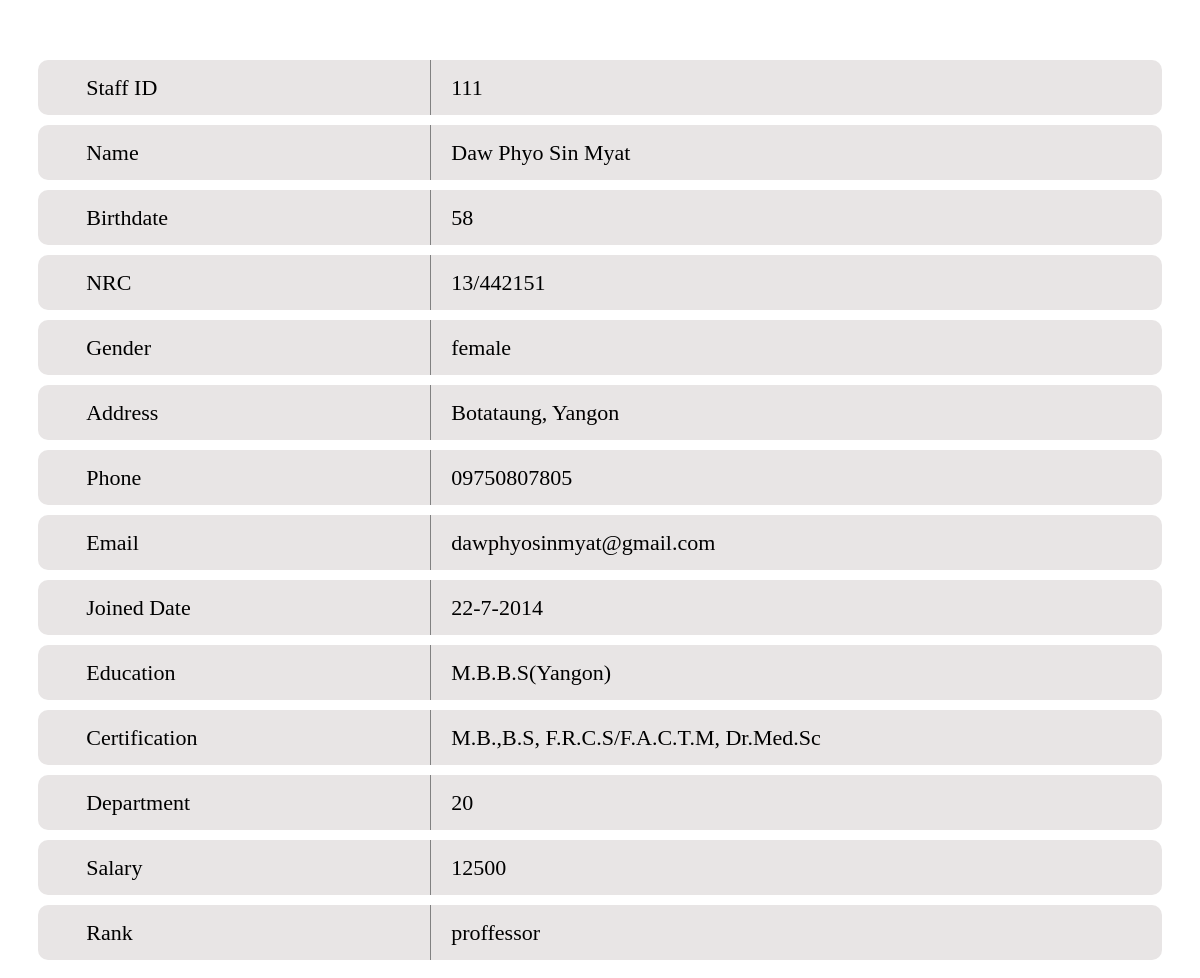
The page /Admin/infodoctor.php?id=111 on the database its author committed.
### tables this page shows
CREATE TABLE `staff` (
  `Staff_Id` varchar(100) NOT NULL,
  `Name` varchar(100) NOT NULL,
  `B_Name` varchar(100) NOT NULL,
  `Birthdate` varchar(100) NOT NULL,
  `NRC` varchar(100) NOT NULL,
  `Gender` varchar(10) NOT NULL,
  `Address` varchar(100) NOT NULL,
  `Phone` varchar(100) NOT NULL,
  `Email` varchar(100) NOT NULL,
  `Joined_Date` varchar(100) NOT NULL,
  `Education` varchar(100) NOT NULL,
  `Certification` varchar(100) NOT NULL,
  `Department` varchar(100) NOT NULL,
  `Salary` int(11) NOT NULL,
  `Password` varchar(100) NOT NULL,
  `Rank` varchar(100) NOT NULL,
  `Type` varchar(100) NOT NULL,
  `Day` varchar(100) NOT NULL,
  `B_Day` varchar(100) NOT NULL,
  `Time` varchar(100) NOT NULL,
  `B_Time` varchar(100) NOT NULL,
  `Photo` varchar(100) NOT NULL
);

### Admin/infodoctor.php (the view, shortened to what this page needs)
<?php
$id=$_REQUEST['id'];
include("connect.php");
$result=mysqli_query($conn,"SELECT* FROM staff WHERE Staff_Id='$id'");
$row=mysqli_fetch_assoc($result);
?>
<head>
 <link rel="stylesheet" href="vendorhomepage/font-awesome/css/font-awesome.min.css">
 <link rel="stylesheet" href="vendorhomepage/themify-icons/css/themify-icons.css">
 <link rel="stylesheet" type="text/css" href="css/showdriverinfo.css">
</head>
<div class="headtab">
  <table>
    <tr>
      <td>
      <i class="fa fa-bank">&nbsp;&nbsp;&nbsp;</i>Staff ID&nbsp;&nbsp;
      </td>
      <td>
       <?php echo $row['Staff_Id']; ?>
     </td>
   </tr>
   <tr>
    <td>
      <i class="fa fa-credit-card-alt">&nbsp;&nbsp;&nbsp;</i>Name&nbsp;&nbsp;
    </td>
    <td>
      <?php echo $row['Name']; ?>
    </td>
  </tr>
  <tr>
    <td>
      <i class="fa fa-home">&nbsp;&nbsp;&nbsp;</i>Birthdate&nbsp;&nbsp;
    </td>
    <td>
     <?php echo $row['Birthdate']; ?>
   </td>
 </tr>
 <tr>
  <td>
    <i class="fa fa-phone">&nbsp;&nbsp;&nbsp;</i>NRC&nbsp;&nbsp;
  </td>
  <td>
    <?php echo $row['NRC']; ?>
  </td>
</tr>
<tr>
  <td>
    <i class="fa fa-paw">&nbsp;&nbsp;&nbsp;</i>Gender&nbsp;&nbsp;
  </td>
  <td>
    <?php echo $row['Gender']; ?>
  </td>
</tr>
<tr>
  <td>
    <i class="fa fa-server">&nbsp;&nbsp;&nbsp;</i>Address&nbsp;&nbsp;
  </td>
  <td>
    <?php echo $row['Address']; ?>
  </td>
</tr>
<tr>
  <td>
    <i class="fa fa-spinner">&nbsp;&nbsp;&nbsp;</i>Phone&nbsp;&nbsp;
  </td>
  <td>
    <?php echo $row['Phone']; ?>
  </td>
</tr>
<tr>
  <td>
    <i class="fa fa-mail-forward">&nbsp;&nbsp;&nbsp;</i>Email&nbsp;&nbsp;
  </td>
  <td>
    <?php echo $row['Email']; ?>
  </td>
</tr>
<tr>
  <td>
    <i class="fa fa-mail-forward">&nbsp;&nbsp;&nbsp;</i>Joined Date&nbsp;&nbsp;
  </td>
  <td>
    <?php echo $row['Joined_Date']; ?>
  </td>
</tr>
<tr>
  <td>
    <i class="fa fa-mail-forward">&nbsp;&nbsp;&nbsp;</i>Education&nbsp;&nbsp;
  </td>
  <td>
    <?php echo $row['Education']; ?>
  </td>
</tr>
<tr>
  <td>
    <i class="fa fa-mail-forward">&nbsp;&nbsp;&nbsp;</i>Certification&nbsp;&nbsp;
  </td>
  <td>
    <?php echo $row['Certification']; ?>
  </td>
</tr>
<tr>
  <td>
    <i class="fa fa-mail-forward">&nbsp;&nbsp;&nbsp;</i>Department&nbsp;&nbsp;
  </td>
  <td>
    <?php echo $row['Department']; ?>
  </td>
</tr>
<tr>
  <td>
    <i class="fa fa-mail-forward">&nbsp;&nbsp;&nbsp;</i>Salary&nbsp;&nbsp;
  </td>
  <td>
    <?php echo $row['Salary']; ?>
  </td>
</tr>
<tr>
  <td>
    <i class="fa fa-mail-forward">&nbsp;&nbsp;&nbsp;</i>Rank&nbsp;&nbsp;
  </td>
  <td>
    <?php echo $row['Rank']; ?>
  </td>
</tr>
</table>
</div>

### Admin/css/showdriverinfo.css (style rules this page uses)
.headtab { width: 95%; margin: 0px auto; height: auto; font-size: 22px; }
.headtab table { width: 100%; margin-top: 50px; border-collapse: separate; border-spacing: 0 10px; }
.headtab table tr td:nth-child(1) { text-align: left; width:35%; padding-left:15px; border-right: 1px solid grey; }
.headtab table tr td:last-child { text-align: left; width: 65%; padding-left: 20px; }
.headtab table tr { width: 100%; height: 55px; background: #e8e5e5; cursor: pointer; overflow: hidden; border-bottom: 10px solid #fff; }
.headtab tr td:nth-child(1) { border-bottom-left-radius: 10px; border-top-left-radius: 10px; }
.headtab tr td:last-child { border-bottom-right-radius: 10px; border-top-right-radius: 10px; }

### rows shown on the page
staff: Staff_Id "111", Name "Daw Phyo Sin Myat", Birthdate "58", NRC "13/442151", Gender "female", Address "Botataung, Yangon", Phone "09750807805", Email "dawphyosinmyat@gmail.com", Joined_Date "22-7-2014", Education "M.B.B.S(Yangon)", Certification "M.B.,B.S, F.R.C.S/F.A.C.T.M, Dr.Med.Sc", Department "20", Salary "12500", Rank "proffessor"
